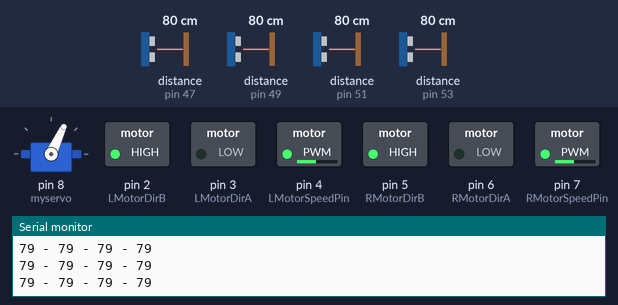
The sketch below on a simulated Arduino Mega 2560, built with avr-gcc and run on an emulated ATmega2560. On the bench: servo, switched loads named in the sketch (green lamp = pin HIGH), the last lines printed to the serial monitor. Wiring (inferred from the names in the program): 4 × ultrasonic range finder: trigger pin 46, echo pin 47 / trigger pin 48, echo pin 49 / trigger pin 50, echo pin 51 / trigger pin 52, echo pin 53. The test bench sets the inputs (shaded band); at power-on: distance to the obstacle (sensors on pin 47, pin 51, pin 49, pin 53) 80 cm. The echo pulse lasts 58.3 µs per cm; pins used as bus, display or sensor lines are not drawn.

Above: at 1.2 s.
1.3 s: distance to the obstacle (sensor on pin 47) set to 70 cm
4.3 s: distance to the obstacle (sensor on pin 47) set to 60 cm
At 4.79 s:
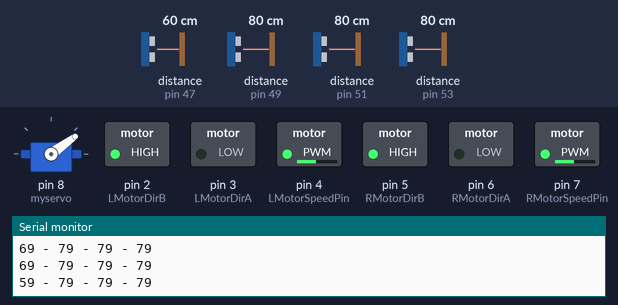
7.3 s: distance to the obstacle (sensor on pin 51) set to 2 cm
At 8.59 s:
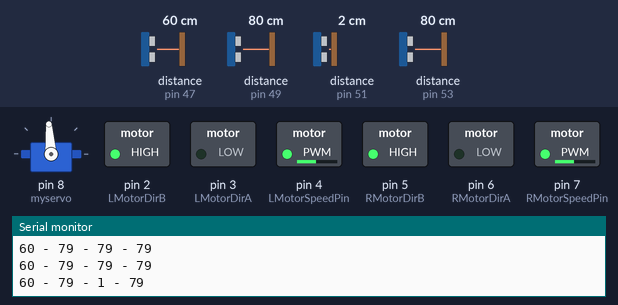
10.3 s: distance to the obstacle (sensor on pin 49) set to 2 cm
13.3 s: distance to the obstacle (sensor on pin 53) set to 250 cm
16.3 s: distance to the obstacle (sensor on pin 49) set to 60 cm
Timing chart, 0 to 20.3 s (numbered marks = the images above; inputs shaded):
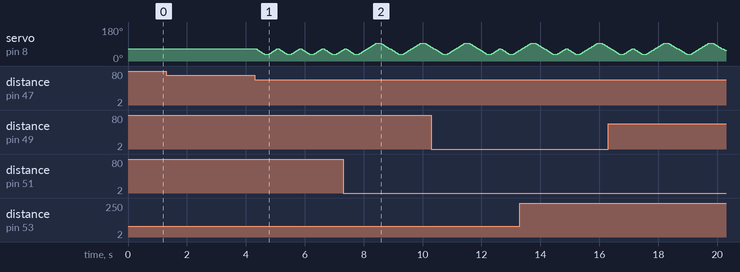

Measured:
- the behaviour switches between 66 and 65 cm on distance to the obstacle (sensor on pin 47) (found by bisection; images 0 and 1)

The sketch:

autodrive24_02_2017.ino
```cpp
#include <Servo.h>

#define trigPin1 46
#define echoPin1 47
#define trigPin2 48
#define echoPin2 49
#define trigPin3 50
#define echoPin3 51
#define trigPin4 52
#define echoPin4 53
#define RMotorSpeedPin 7
#define LMotorSpeedPin 4
#define RMotorDirA 6
#define RMotorDirB 5
#define LMotorDirA 3
#define LMotorDirB 2
#define ServoPin 8

Servo myservo;

long duration, distance, RightSensor,FRSensor,FLSensor,LeftSensor;
int pos = 30;
int i=1;

void setup()
{
Serial.begin (9600);

myservo.attach(8);  // attaches the servo on pin 9 to the servo object
myservo.write(65);

analogWrite(RMotorSpeedPin,120);
analogWrite(LMotorSpeedPin,120);
ForwardDirectionSet();

pinMode(trigPin1, OUTPUT);
pinMode(echoPin1, INPUT);
pinMode(trigPin2, OUTPUT);
pinMode(echoPin2, INPUT);
pinMode(trigPin3, OUTPUT);
pinMode(echoPin3, INPUT);
pinMode(trigPin4, OUTPUT);
pinMode(echoPin4, INPUT);

pinMode(RMotorDirA, OUTPUT);
pinMode(RMotorDirB, OUTPUT);
pinMode(LMotorDirA, OUTPUT);
pinMode(LMotorDirB, OUTPUT);
pinMode(LMotorSpeedPin, OUTPUT);
pinMode(RMotorSpeedPin, OUTPUT);
}

void loop() {
SonarSensor(trigPin1, echoPin1);
RightSensor = distance;
SonarSensor(trigPin2, echoPin2);
FRSensor = distance;
SonarSensor(trigPin3, echoPin3);
FLSensor = distance;
SonarSensor(trigPin4, echoPin4);
LeftSensor = distance;

Serial.print(RightSensor);
Serial.print(" - ");
Serial.print(FRSensor);
Serial.print(" - ");
Serial.print(FLSensor);
Serial.print(" - ");
Serial.println(LeftSensor);

if ((RightSensor<65 && RightSensor>25) || (RightSensor>=2 && RightSensor<12)){
  SteerLeft();
 }
if ((LeftSensor<65 && LeftSensor>25) || (LeftSensor>=2 && LeftSensor<12)){
  SteerRight();
 }
if (FLSensor<50){
  SteerRight();
  //StopSet();
  //BackwardDirectionSet();
  //SteerLeft();
  //delay(300);
  //ForwardDirectionSet();
 }
 if (FRSensor<50){
  SteerLeft();
  //StopSet();
  //BackwardDirectionSet();
  //SteerRight();
  //delay(500);
  //ForwardDirectionSet();
 }
}

void SonarSensor(int trigPin,int echoPin)
{
digitalWrite(trigPin, LOW);
delayMicroseconds(2);
digitalWrite(trigPin, HIGH);
delayMicroseconds(10);
digitalWrite(trigPin, LOW);
duration = pulseIn(echoPin, HIGH, 37000);
distance = (duration/2) / 29.1;
if (distance>300 || distance==0)
distance=300;
else
distance=distance;
}

void ForwardDirectionSet(){//A is 1,4 and B is 2,3
digitalWrite(RMotorDirA,LOW);
digitalWrite(RMotorDirB,HIGH);
digitalWrite(LMotorDirA,LOW);
digitalWrite(LMotorDirB,HIGH);
}

void BackwardDirectionSet(){//A is 1,4 and B is 2,3
digitalWrite(RMotorDirA,HIGH);
digitalWrite(RMotorDirB,LOW);
digitalWrite(LMotorDirA,HIGH);
digitalWrite(LMotorDirB,LOW);
}

void StopSet(){//A is 1,4 and B is 2,3
digitalWrite(RMotorDirA,HIGH);
digitalWrite(RMotorDirB,HIGH);
digitalWrite(LMotorDirA,HIGH);
digitalWrite(LMotorDirB,HIGH);
}

void SteerLeft(){//A is 1,4 and B is 2,3
for(pos = 65; pos >= 35; pos-=1) // goes from 0 degrees to 180 degrees
  {                                  // in steps of 1 degree
    myservo.write(pos);              // tell servo to go to position in variable 'pos'
    delay(10);                       // waits 15ms for the servo to reach the position
  }
  delay(120);
  for(pos = 35; pos<=65; pos+=1)     // goes from 180 degrees to 0 degrees
  {
    myservo.write(pos);              // tell servo to go to position in variable 'pos'
    delay(10);
  }
}

void SteerRight(){//A is 1,4 and B is 2,3
 for(pos = 65; pos <= 95; pos += 1) // goes from 0 degrees to 180 degrees
  {                                  // in steps of 1 degree
    myservo.write(pos);              // tell servo to go to position in variable 'pos'
    delay(10);                       // waits 15ms for the servo to reach the position
  }
  delay(120);
  for(pos = 95; pos>=65; pos-=1)     // goes from 180 degrees to 0 degrees
  {
    myservo.write(pos);              // tell servo to go to position in variable 'pos'
    delay(10);
  }
}
```
